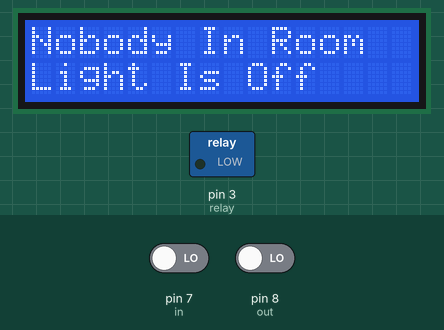
Simulated run of this sketch. Board: Arduino Uno, built with avr-gcc and run on an emulated ATmega328P. Shown: 16×2 character LCD, switched loads named in the sketch (green lamp = pin HIGH). The test bench sets the inputs (shaded band); at power-on: pin 7 (in) LOW, pin 8 (out) LOW.

Above: at 3.2 s.
3.3 s: pin 7 (in) driven HIGH
At 4.1 s:
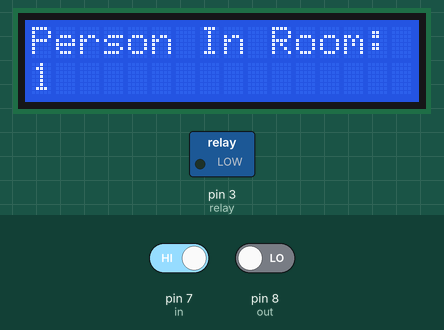
At 5.3 s:
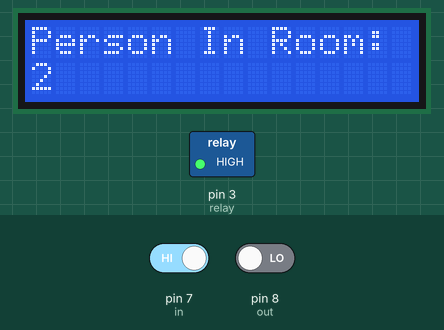
Timing chart, 0 to 6.8 s (numbered marks = the images above; inputs shaded):
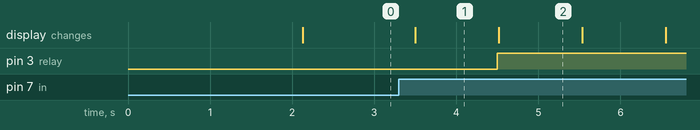

The sketch:

Counter.ino
```cpp
#include <LiquidCrystal_I2C.h>
LiquidCrystal_I2C lcd(0x27, 2, 1, 0, 4, 5, 6, 7, 3, POSITIVE);

#define in 7
#define out 8
#define relay 3

int count=0;

void IN()
{
    count++;
    lcd.clear();
    lcd.print("Person In Room:");
    lcd.setCursor(0,1);
    lcd.print(count);
    delay(1000);
}

void OUT()
{
  count--;
    lcd.clear();
    lcd.print("Person In Room:");
    lcd.setCursor(0,1);
    lcd.print(count);
    delay(1000);
}

void setup()
{
  lcd.begin(16,2);
  lcd.backlight();
  lcd.print("Visitor Counter");
  delay(2000);
  pinMode(in, INPUT);
  pinMode(out, INPUT);
  pinMode(relay, OUTPUT);
  lcd.clear();
  lcd.print("Person In Room:");
  lcd.setCursor(0,1);
  lcd.print(count);
}

void loop()
{

  if(digitalRead(in))
  IN();
  if(digitalRead(out))
  OUT();

  if(count<=0)
  {
    lcd.clear();
    digitalWrite(relay, LOW);
    lcd.clear();
    lcd.print("Nobody In Room");
    lcd.setCursor(0,1);
    lcd.print("Light Is Off");
    delay(200);
  }

  else
    digitalWrite(relay, HIGH);

}
```

Measured:
- after the input at 3.3 s, pin 3 (relay): LOW → HIGH after 1.2 s; the display: changes after 0.20 s (image 1)
- what the display in image 1 shows lasts 1.0 s, from 3.5 s to 4.5 s
